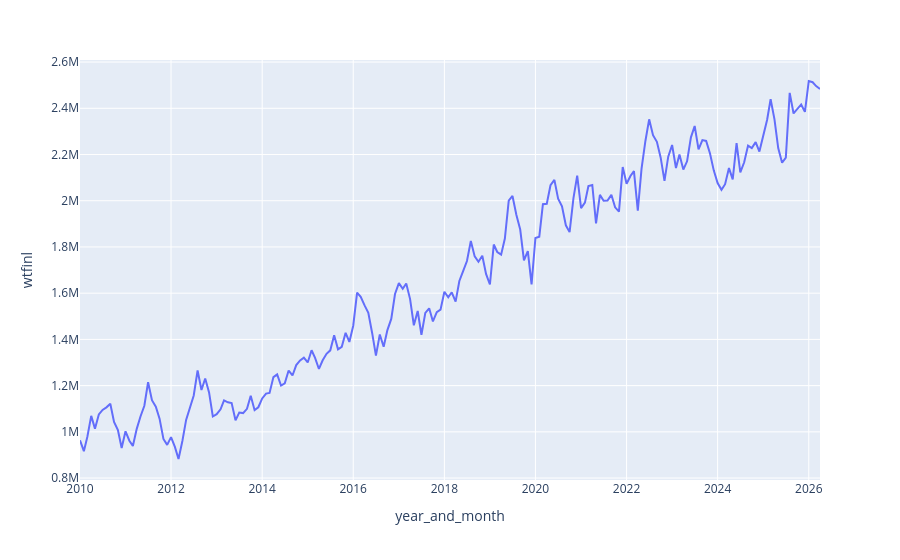

This figure's notebook cell:
### Code cell
px.line(df_occ_by_year.query("occ2010 == 'software developers, applications and systems software'"),
       x = 'year_and_month', y = 'wtfinl', hover_data = 'Count')

### Figure 1 — Plotly figure (JSON) as saved in the notebook; plotly's stock layout.template omitted (floating-point values rounded to 4 significant figures; data arrays with more than 128 entries replaced by an {"elided": "..."} marker saying what was removed)
{"data": [{"customdata": {"elided": "195x1 int values"}, "hovertemplate": "year_and_month=%{x}<br>wtfinl=%{y}<br>Count=%{customdata[0]}<extra></extra>", "legendgroup": "", "line": {"color": "#636efa", "dash": "solid"}, "marker": {"symbol": "circle"}, "mode": "lines", "name": "", "orientation": "v", "showlegend": false, "type": "scatter", "x": {"elided": "195 str values"}, "xaxis": "x", "y": {"elided": "195 float values"}, "yaxis": "y"}], "layout": {"legend": {"tracegroupgap": 0}, "margin": {"t": 60}, "xaxis": {"anchor": "y", "domain": [0, 1], "title": {"text": "year_and_month"}}, "yaxis": {"anchor": "x", "domain": [0, 1], "title": {"text": "wtfinl"}}}}
